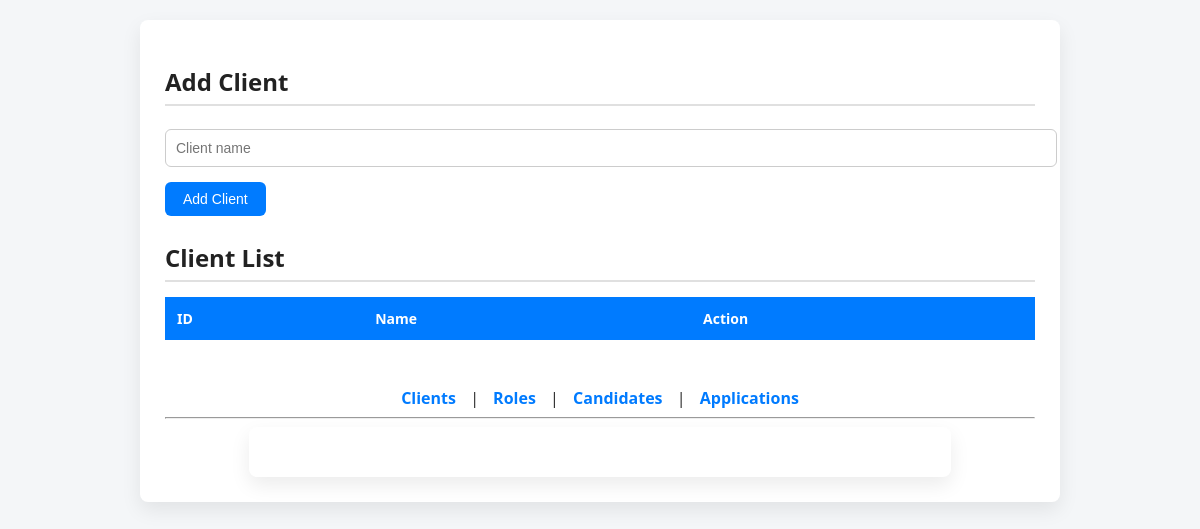
The app's page /clients, older data.
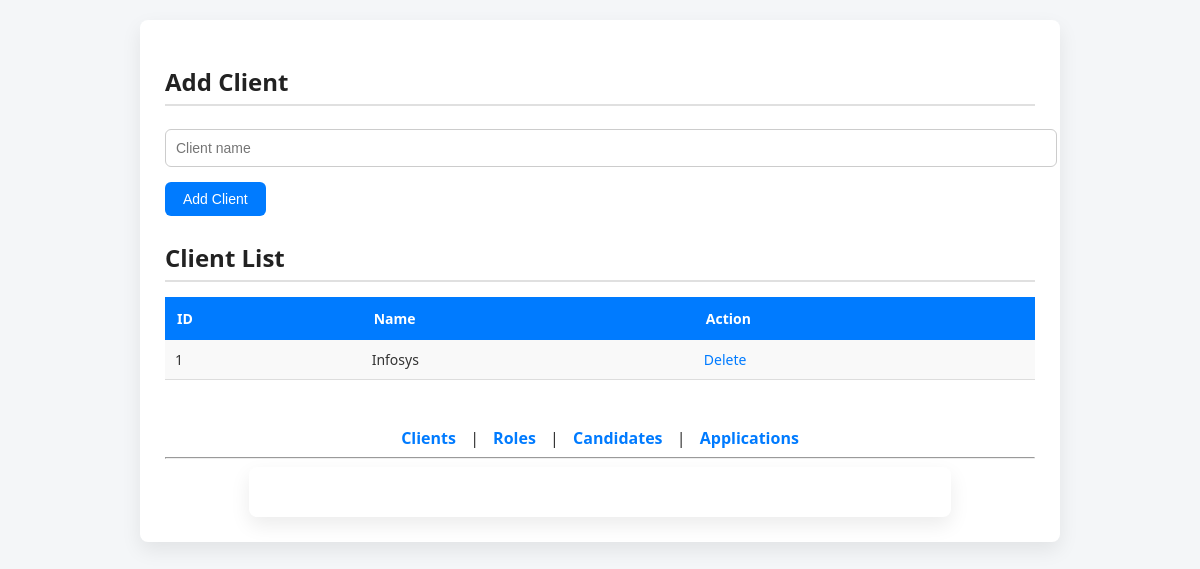
The same page, newer data.
### tables this page shows
CREATE TABLE Client (
    client_id INTEGER PRIMARY KEY AUTOINCREMENT,
    name TEXT COLLATE NOCASE UNIQUE
);

### app.py (the view, shortened to what this page needs)
@app.route("/clients", methods=["GET", "POST"])
def clients():
    db = get_db()
    cur = db.cursor()
    clients = cur.execute("SELECT * FROM Client").fetchall()
    db.close()
    return render_template("clients.html", clients=clients)

### app.py (called while the page is built)
def get_db():
    return sqlite3.connect("database.db")

### templates/clients.html (shortened to what this page needs)
<!DOCTYPE html>
<html>
  <head>
    <link
      rel="stylesheet"
      href="{{ url_for('static', filename='style.css') }}"
    />
  </head>
  <body>
    <div class="container">
      <h2>Add Client</h2>
      <form method="post">
        <input type="text" name="name" placeholder="Client name" required />
        <button>Add Client</button>
      </form>
      <h2>Client List</h2>
      <table>
        <tr>
          <th>ID</th>
          <th>Name</th>
          <th>Action</th>
        </tr>
        {% for c in clients %}
        <tr>
          <td>{{ c[0] }}</td>
          <td>{{ c[1] }}</td>
          <td>
            <a
              href="/delete_client/{{ c[0] }}"
              onclick="return confirm('Are you sure you want to delete this client?')"
            >
              Delete
            </a>
          </td>
        </tr>
        {% endfor %}
      </table>
      <br />
      <body>
  <div class="nav">
    <a href="/clients">Clients</a> |
    <a href="/roles">Roles</a> |
    <a href="/candidates">Candidates</a> |
    <a href="/applications">Applications</a>
  </div>
  <hr>
  <div class="container">
    </div>
  </body>
</html>

### static/style.css (style rules this page uses)
body { font-family: "Segoe UI", Arial, sans-serif; background-color: #f4f6f8; margin: 0; padding: 20px; color: #333; }
h2 { color: #222; margin-bottom: 15px; border-bottom: 2px solid #e0e0e0; padding-bottom: 6px; }
.container { background: #ffffff; padding: 25px; border-radius: 8px; width: 75%; margin: auto; box-shadow: 0 8px 20px rgba(0, 0, 0, 0.08); }
form { margin-bottom: 25px; }
input, textarea, select { padding: 10px; width: 100%; margin: 8px 0 15px 0; border: 1px solid #ccc; border-radius: 6px; font-size: 14px; }
button { background-color: #007bff; color: white; padding: 9px 18px; border: none; border-radius: 6px; font-size: 14px; cursor: pointer; transition: background-color 0.2s ease, transform 0.1s ease; }
table { width: 100%; border-collapse: collapse; margin-top: 10px; font-size: 14px; }
table th { background-color: #007bff; color: white; padding: 12px; text-align: left; }
table td { padding: 10px; border-bottom: 1px solid #ddd; }
table tr:nth-child(even) { background-color: #f9f9f9; }
a { color: #007bff; text-decoration: none; font-weight: 500; }
.nav { margin-top: 25px; text-align: center; }
.nav a { margin: 0 10px; font-weight: 600; }

Row changes from the older to the newer data that the page shows:
added Client: client_id "1", name "Infosys"
